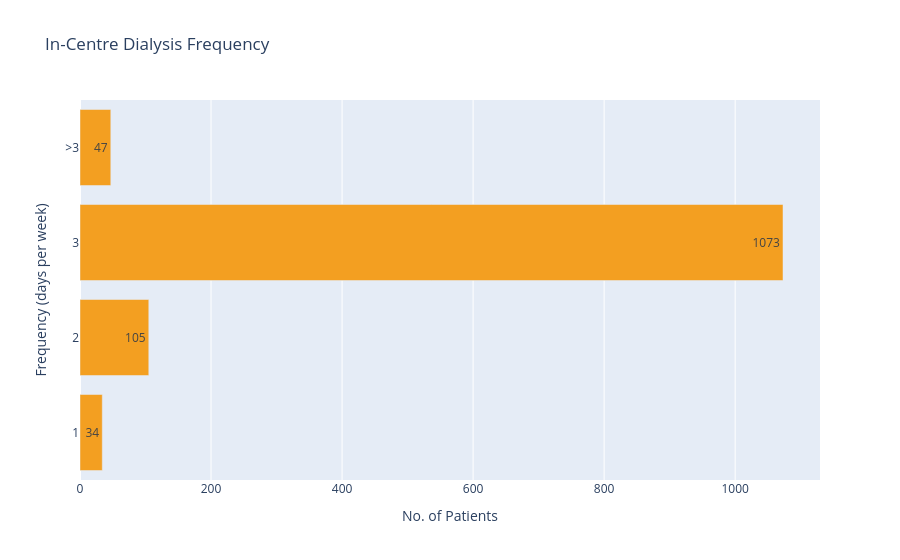

Notebook cell for this chart:
### Code cell
#satunit = "9RNJ00"
satunit = "all"

display(Markdown(dialysis_descriptions["INCENTRE_DIALYSIS_FREQ"]))
freq_fig = px.bar(
    x=dialysis_stats.units[satunit].incentre_dialysis_frequency.data.y,
    y=dialysis_stats.units[satunit].incentre_dialysis_frequency.data.x,
    title=dialysis_stats.units[satunit].incentre_dialysis_frequency.metadata.title,
    labels={
        "x": dialysis_stats.units[satunit].incentre_dialysis_frequency.metadata.axis_titles.y,
        "y": dialysis_stats.units[satunit].incentre_dialysis_frequency.metadata.axis_titles.x,
    },
    orientation="h",
    color_discrete_sequence=["rgb(243,159,33)"],
    text_auto=True,
)

freq_fig.show()

### Figure 1 — Plotly figure (JSON) as saved in the notebook; plotly's stock layout.template omitted (floating-point values rounded to 4 significant figures)
{"data": [{"alignmentgroup": "True", "hovertemplate": "No. of Patients=%{x}<br>Frequency (days per week)=%{y}<extra></extra>", "legendgroup": "", "marker": {"color": "rgb(243,159,33)", "pattern": {"shape": ""}}, "name": "", "offsetgroup": "", "orientation": "h", "showlegend": false, "textposition": "auto", "texttemplate": "%{x}", "type": "bar", "x": [34, 105, 1073, 47], "xaxis": "x", "y": ["1", "2", "3", ">3"], "yaxis": "y"}], "layout": {"barmode": "relative", "legend": {"tracegroupgap": 0}, "title": {"text": "In-Centre Dialysis Frequency"}, "xaxis": {"anchor": "y", "domain": [0, 1], "title": {"text": "No. of Patients"}}, "yaxis": {"anchor": "x", "domain": [0, 1], "title": {"text": "Frequency (days per week)"}}}}
